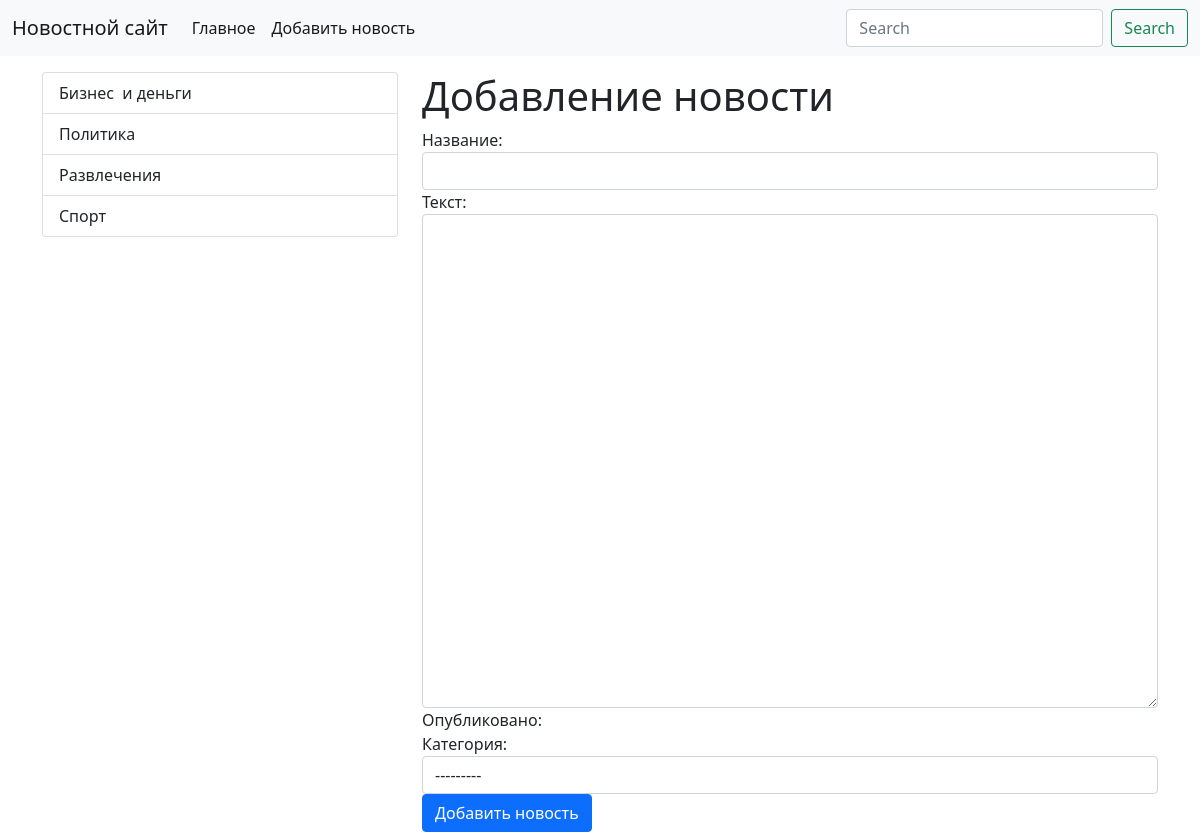
The app's page /view_news/add-news with its own data.
### firstapp/models.py (models this page shows)
class Category(models.Model):
    title = models.CharField(max_length=150, db_index = True, verbose_name='Категория новости')
    def get_absolute_url(self):
        return reverse('category', kwargs={"category_id": self.pk})
    def __str__(self):
        return self.title
    class Meta:
        verbose_name = 'Категория'
        verbose_name_plural = 'Категории'
        ordering=['title']

### firstapp/views.py (the view)
# urls.py: path('view_news/add-news',add_news, name = 'add_news')
def add_news(request):
    if request.method == 'POST':
        form = NewsForm(request.POST)
        if form.is_valid():
            News.objects.create(**form.cleaned_data)
            return redirect('home')
    else:
        form = NewsForm()
    return render(request, 'firstapp/add_news.html', {"form": form})

### firstapp/forms.py (shortened to what this page needs)
class NewsForm(forms.ModelForm):
    class Meta:
        model = News
        fields = ['title','content', 'category', 'photo']
        widgets = {
            'title': forms.TextInput(attrs={"class": "form-control"}),
            'content': forms.Textarea(attrs={"class": "form-control", "rows": 20}),
            'category': forms.Select(attrs={"class": "form-control"}),
        }

### firstapp/templatetags/news_tags.py (called while the page is built)
@register.simple_tag()
def find_category():
    return Category.objects.all()

### firstapp/templates/firstapp/add_news.html (shortened to what this page needs)
{% extends 'base.html' %}
{% block sidebar %}
            <div class="list-group">
            {% include 'inc/_sidebar.html' %}
            </div>
{% endblock %}
{% block content %}
<h1> Добавление новости </h1>
<form action="{% url 'add_news' %}" method = "post">
          <div class="form-group">
            <label for="{{ form.title.id.for_label }}">Название: </label>
             {{ form.title }}
          </div>
         <div class="form-group">
            <label for="{{ form.content.id.for_label }}">Текст: </label>
             {{ form.content }}
          </div>
        <div class="form-group">
            <label for="{{ form.is_published.id.for_label }}">Опубликовано: </label>
          </div>
        <div class="form-group">
            <label >Категория: </label>
             {{ form.category }}
          </div>
    <button type="submit" class="btn btn-primary btn-block">Добавить новость</button>
</form>
{% endblock  %}

### templates/inc/_sidebar.html
        {% load news_tags %}
            <div class="list-group">
                {% find_category as categories %}
                {% for item in categories %}
                   <a href="{{ item.get_absolute_url }}" class="list-group-item list-group-item-action" aria-current="true">
               {{ item.title}}
              </a>
                {%endfor%}
            </div>

### records on screen
Category: title "Бизнес и деньги"
Category: title "Политика"
Category: title "Развлечения"
Category: title "Спорт"
